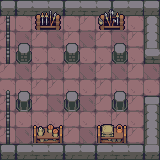

A level layout from a 2D game, rendered from its tile map. Below: a short description, then the map file with its tile-grid data intact:
An orthogonal 10x10 tile map with 16x16 px tiles, 3 tile layers (Suelo, Paredes, Adornos) and 15 objects.

<map version="1.0" tiledversion="1.1.5" orientation="orthogonal" renderorder="right-down" width="10" height="10" tilewidth="16" tileheight="16" infinite="0" nextobjectid="21">
 <tileset firstgid="1" source="../tiles_dungeon_v1.1.tsx" />
 <layer name="Suelo" width="10" height="10">
  <data encoding="csv">
114,115,145,115,145,144,114,115,114,115,
114,145,114,114,145,114,145,114,145,114,
114,115,114,115,114,115,114,115,114,115,
145,114,145,145,114,145,145,145,145,145,
114,115,114,115,114,115,114,115,114,115,
145,145,114,114,145,145,114,145,145,145,
114,115,114,115,114,115,114,115,114,115,
114,145,145,145,114,145,145,114,145,145,
114,115,114,115,114,115,114,115,114,115,
145,145,145,114,145,145,114,145,114,145
</data>
 </layer>
 <layer name="Paredes" width="10" height="10">
  <data encoding="csv">
271,272,273,274,272,273,274,272,274,274,
0,0,0,0,0,0,0,0,0,331,
0,0,0,0,0,0,0,0,0,331,
0,0,0,0,0,0,0,0,0,332,
0,0,0,0,0,0,0,0,0,0,
0,0,0,0,0,0,0,0,0,0,
0,0,0,0,0,0,0,0,0,301,
0,0,0,0,0,0,0,0,0,331,
0,0,0,0,0,0,0,0,0,331,
271,272,273,274,272,274,272,273,274,361
</data>
 </layer>
 <layer name="Adornos" width="10" height="10">
  <data encoding="csv">
0,0,538,539,0,0,536,537,0,0,
410,0,568,569,0,0,566,567,0,0,
410,618,0,0,618,0,0,618,0,0,
410,648,0,0,648,0,0,648,0,0,
0,0,0,0,0,0,0,0,0,0,
380,388,0,0,388,0,0,388,0,0,
410,418,0,0,418,0,0,418,0,0,
410,0,476,477,0,0,478,479,0,0,
410,0,506,507,0,0,508,509,0,0,
0,0,0,0,0,0,0,0,0,0
</data>
 </layer>
 <objectgroup name="Colisiones">
  <object id="1" x="144.25" y="0.25" width="15.5" height="159.614" />
  <object id="4" x="0.25" y="0.125" width="143.704" height="15.761" />
  <object id="6" x="18.0341" y="43.9375" width="12.017" height="18.8807" />
  <object id="8" x="113.864" y="90.898" width="12" height="20.1818" />
  <object id="9" x="66.0321" y="91.9225" width="11.8893" height="19.0948" />
  <object id="10" x="66.0455" y="44.0511" width="11.8977" height="18.7841" />
  <object id="11" x="113.973" y="44.0622" width="11.9407" height="18.7588" />
  <object id="12" x="18.0435" y="92.0082" width="11.8696" height="18.9484" />
  <object id="13" x="0.181818" y="144.182" width="143.727" height="15.8182" />
  <object id="15" x="97.125" y="126.875" width="29.875" height="16.1875" />
  <object id="16" x="33.0625" y="127.063" width="30" height="15.75" />
  <object id="17" x="35.875" y="16.0625" width="23.9375" height="13.6875" />
  <object id="18" x="99.9375" y="16.125" width="24.125" height="13" />
  <object id="19" x="6.18182" y="16.0909" width="3.81818" height="47.5455" />
  <object id="20" x="5.90909" y="90" width="4" height="53.9091" />
 </objectgroup>
</map>
